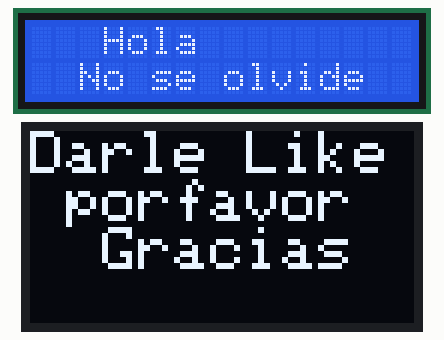
This sketch was run on a simulated Arduino Uno, built with avr-gcc and run on an emulated ATmega328P. Shown: 16×2 character LCD, 128×64 one-colour display. What the sketch prints to the serial monitor is not drawn.

Above: at 0.2 s.

The sketch:

DoblePantalla.ino
```cpp
#include <SPI.h>
#include <Wire.h>
#include <Adafruit_GFX.h>
#include <Adafruit_SSD1306.h>
#include <LiquidCrystal_I2C.h>

#define Ancho_Pantalla 128
#define Alto_Pantalla 64
#define Direccion_Pantalla 0x3C
#define Reset_Pantalla -1

Adafruit_SSD1306 pantalla(Ancho_Pantalla, Alto_Pantalla, &Wire, Reset_Pantalla);


LiquidCrystal_I2C lcd(0x27, 16, 2);

void setup() {
  Serial.begin(115200);
  Serial.println("Iniciando la pantalla");


  lcd.init();
  lcd.backlight();
  lcd.setCursor(3, 0);
  lcd.print("Hola");
  lcd.setCursor(2, 1);
  lcd.print("No se olvide");

  if (!pantalla.begin(SSD1306_SWITCHCAPVCC, Direccion_Pantalla)) {
    Serial.println(F("Error en pantalla OLED"));
    for (;;);
  }

  pantalla.setTextColor(WHITE);

  pantalla.clearDisplay();
  pantalla.setTextSize(2);
  pantalla.setCursor(0, 0);
  pantalla.println("Darle Like porfavor   Gracias");
  pantalla.display();
}


void loop() {
}
```
